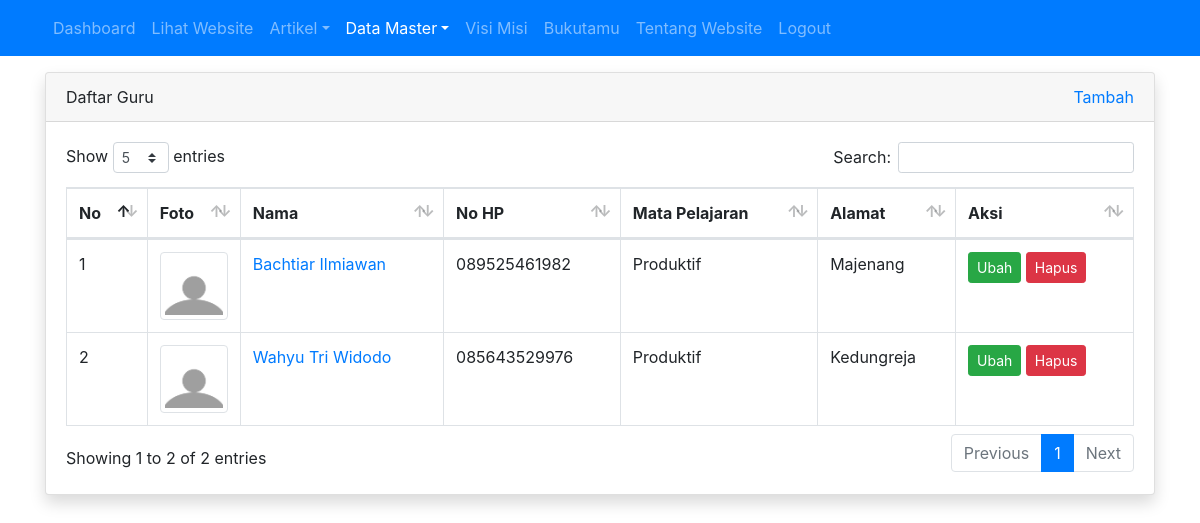
Screenshot of /admin/guru/index.php (signed in) with the database file from the repository.
### tables this page shows
CREATE TABLE `tbl_guru` (
  `id` int(11) NOT NULL,
  `nama` varchar(100) DEFAULT NULL,
  `nip` int(10) DEFAULT NULL,
  `jenis_kelamin` enum('L','P') DEFAULT NULL,
  `no_hp` varchar(12) DEFAULT NULL,
  `tempat_lahir` varchar(50) DEFAULT NULL,
  `tanggal_lahir` date DEFAULT NULL,
  `mata_pelajaran` varchar(50) DEFAULT NULL,
  `alamat` varchar(100) DEFAULT NULL,
  `foto` varchar(100) DEFAULT NULL
);

### admin/guru/index.php (the view, shortened to what this page needs)
<?php
require_once '../../koneksi.php';
$query = mysqli_query($koneksi, "SELECT id, nama, alamat, foto, no_hp, mata_pelajaran FROM tbl_guru");
$no = 1;
?>
<!DOCTYPE html>
<html>
<head>
	<link rel="stylesheet" href="../../resources/datatables/datatables.min.css">
	<link rel="stylesheet" href="../../resources/css/bootstrap.min.css">
</head>
<body>
	<?php require_once '../navbar.php'; ?>
	<div class="container mt-3">
		<div class="row">
			<div class="col">
				<div class="card shadow">
					<div class="card-header">
						<div class="clearfix">
							<div class="float-left">
								Daftar Guru
							</div>
							<div class="float-right">
								<a href="tambah.php">Tambah</a>
							</div>
						</div>
					</div>
					<div class="card-body">
						<table id="table_id" class="dataTable table table-bordered">
						    <thead>
						        <tr>
						            <th>No</th>
						            <th width="50px">Foto</th>
						            <th>Nama</th>
						            <th>No HP</th>
						            <th>Mata Pelajaran</th>
						            <th>Alamat</th>
						            <th>Aksi</th>
						        </tr>
						    </thead>
						    <tbody>
						        <?php while($row = mysqli_fetch_assoc($query)) : ?>
									<tr>
										<td><?= $no++ ?></td>
										<td><img src="../../images/guru/<?= $row['foto'] ?>" alt="" width="100%" class="img-thumbnail"></td>
										<td><a href="detail.php?id=<?= $row['id'] ?>"><?= $row['nama'] ?></a></td>
										<td><?= $row['no_hp'] ?></td>
										<td><?= $row['mata_pelajaran'] ?></td>
										<td><?= $row['alamat'] ?></td>
										<td>
											<a href="ubah.php?id=<?= $row['id'] ?>" class="btn btn-success btn-sm">Ubah</a>
											<a href="hapus.php?id=<?= $row['id'] ?>" class="btn btn-danger btn-sm" onclick="return confirm('apakah anda yakin?')">Hapus</a>
										</td>
									</tr>
								<?php endwhile; ?>
						    </tbody>
						</table>
					</div>
				</div>
			</div>
		</div>
	</div>
</body>
</html>

### rows the page displays
tbl_guru: foto (picture), nama "Bachtiar Ilmiawan", no_hp "089525461982", mata_pelajaran "Produktif", alamat "Majenang"
tbl_guru: foto (picture), nama "Wahyu Tri Widodo", no_hp "085643529976", mata_pelajaran "Produktif", alamat "Kedungreja"
